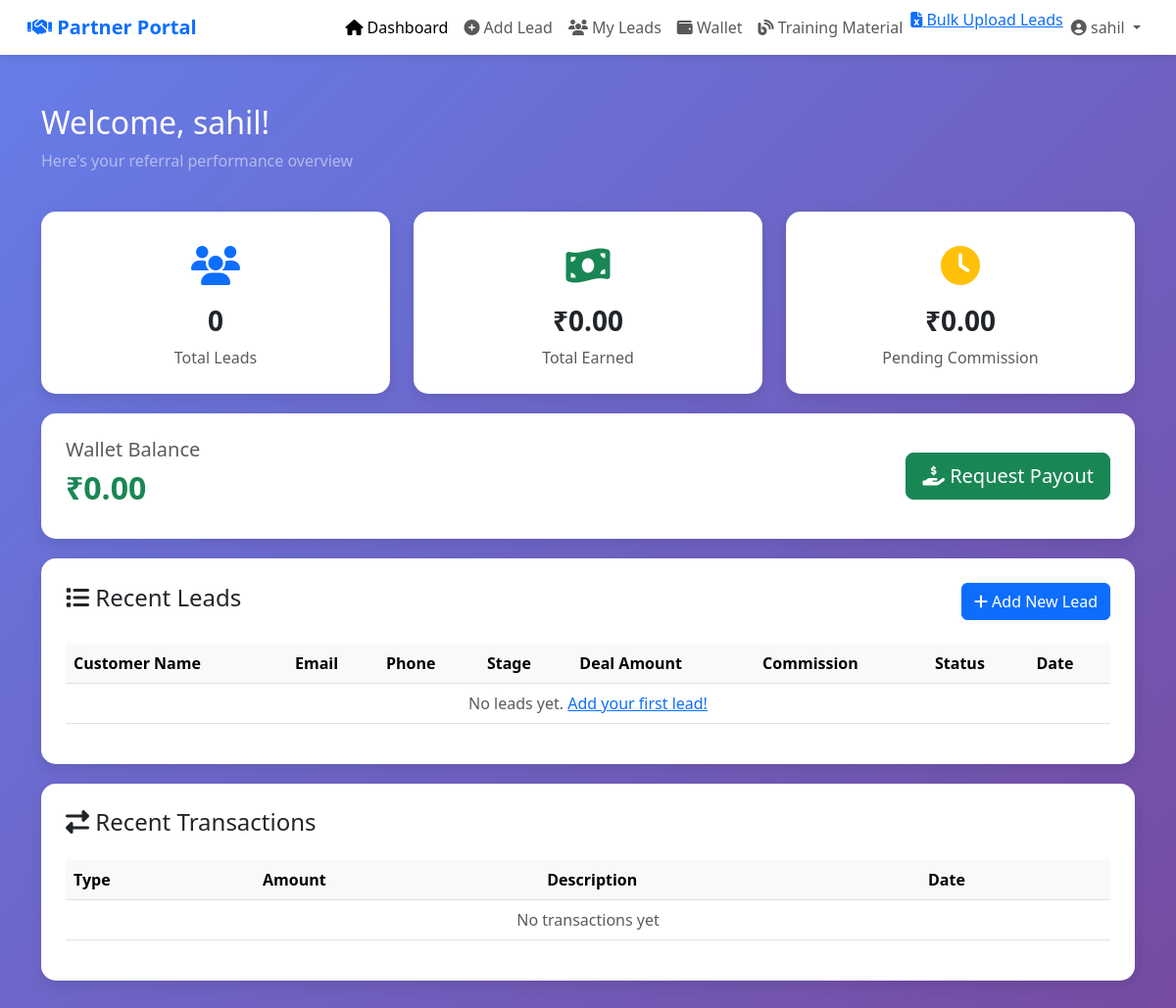
The page /dashboard/ (signed in) on the database as committed earlier.
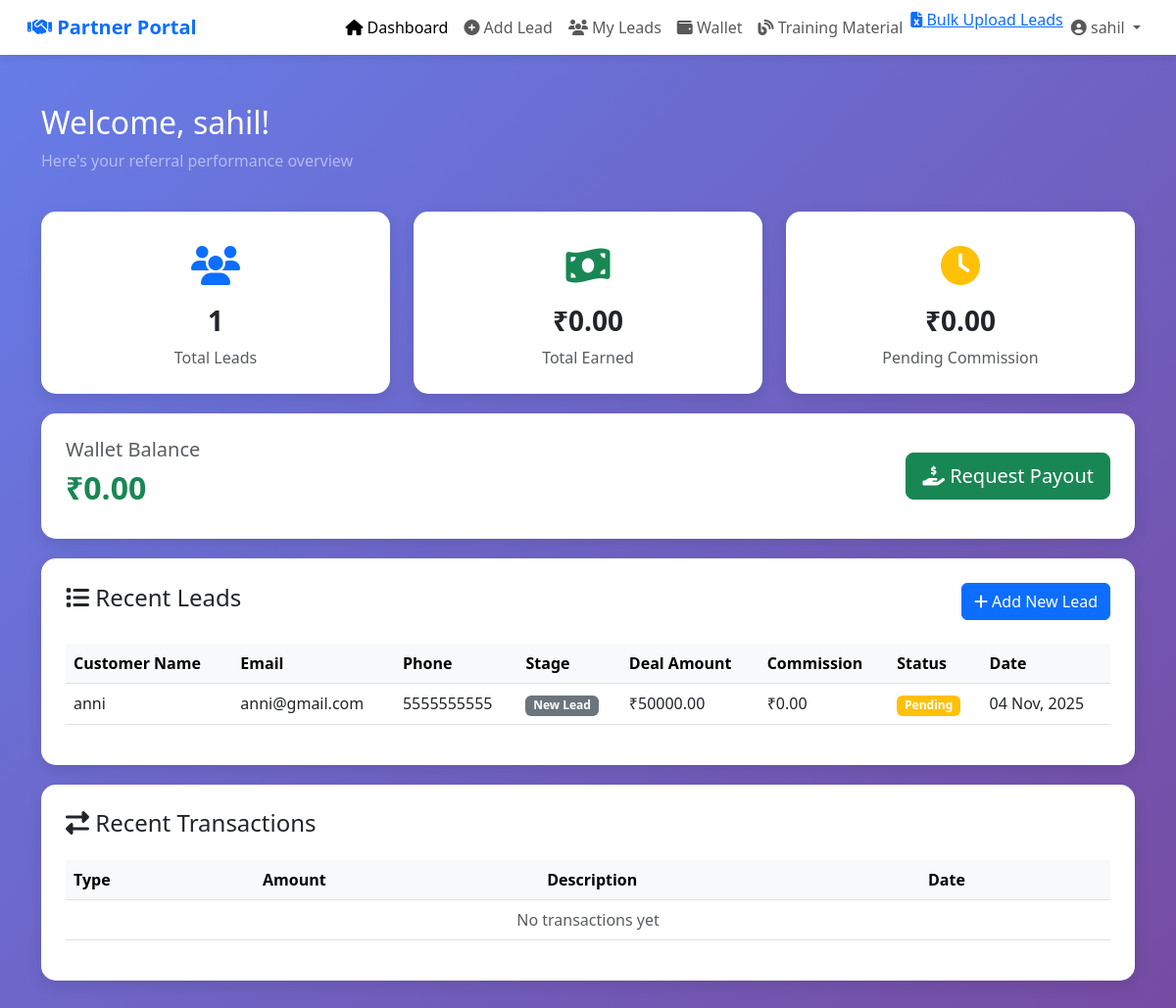
The same page on the database as committed later.
### referal_system/models.py (models this page shows, shortened)
class Lead(models.Model):
    LEAD_TYPE_CHOICES = [
        ('admin', 'Admin Lead'),
        ('partner_own', 'Partner Own Lead'),
        ('partner_referral', 'Partner Referral'),
    ]
    assigned_team_member = models.ForeignKey(
        'TeamMember',
        on_delete=models.SET_NULL,
        null=True,
        blank=True,
        related_name='assigned_leads'
    )
    partner = models.ForeignKey('Partner', on_delete=models.CASCADE, null=True, blank=True)
    customer_name = models.CharField(max_length=200)
    customer_email = models.EmailField()
    customer_phone = models.CharField(max_length=15)
    lead_type = models.CharField(max_length=20, choices=LEAD_TYPE_CHOICES, default='partner_own')
    stage = models.ForeignKey(LeadStage, on_delete=models.SET_NULL, null=True, blank=True)
    deal_amount = models.DecimalField(max_digits=10, decimal_places=2, default=0.00)
    commission_percent = models.DecimalField(max_digits=5, decimal_places=2, default=0.00)
    commission_amount = models.DecimalField(max_digits=10, decimal_places=2, default=0.00)
    commission_paid = models.BooleanField(default=False)
    additional_notes = models.TextField(blank=True, null=True)
    next_follow_up = models.DateField(null=True, blank=True)
    assigned_to_admin = models.BooleanField(default=False)
    assigned_date = models.DateTimeField(null=True, blank=True)
    created_at = models.DateTimeField(auto_now_add=True)
    updated_at = models.DateTimeField(auto_now=True)
    class Meta:
        ordering = ['-created_at']

class LeadStage(models.Model):
    name = models.CharField(max_length=100)
    order = models.IntegerField(default=0)
    created_by = models.ForeignKey(User, on_delete=models.CASCADE)
    created_at = models.DateTimeField(auto_now_add=True)
    class Meta:
        ordering = ['order']

### referal_system/views.py (the view)
# urls.py: path("dashboard/", views.partner_dashboard, name="partner_dashboard"),
@login_required
def partner_dashboard(request):
    if request.user.is_staff:
        return redirect('admin_dashboard')
    partner = get_object_or_404(Partner, user=request.user)
    total_leads = Lead.objects.filter(partner=partner).count()
    total_commission = Lead.objects.filter(partner=partner, commission_paid=True).aggregate(
        total=Sum('commission_amount'))['total'] or 0
    pending_commission = Lead.objects.filter(partner=partner, commission_paid=False).aggregate(
        total=Sum('commission_amount'))['total'] or 0
    recent_leads = Lead.objects.filter(partner=partner).order_by('-created_at')[:10]
    recent_transactions = Transaction.objects.filter(partner=partner).order_by('-created_at')[:10]
    context = {
        'partner': partner,
        'total_leads': total_leads,
        'total_commission': total_commission,
        'pending_commission': pending_commission,
        'recent_leads': recent_leads,
        'recent_transactions': recent_transactions,
    }
    return render(request, 'referal_system/partner_dashboard.html', context)

### referal_system/templates/referal_system/partner_dashboard.html (shortened to what the changed rows need)
{% extends 'referal_system/partner_base.html' %}
{% block content %}
<div class="container">
    <div class="row mb-4">
        <div class="col">
            <h2 class="text-white">Welcome, {{ partner.name }}!</h2>
        </div>
    </div>
    <div class="row">
        <div class="col-md-4">
            <div class="stats-card text-center">
                <div class="stats-icon text-primary">
                    <i class="fas fa-users"></i>
                </div>
                <h3 class="fw-bold">{{ total_leads }}</h3>
                <p class="text-muted mb-0">Total Leads</p>
            </div>
        </div>
    </div>
    <div class="row">
        <div class="col-12">
            <div class="stats-card">
                <div class="d-flex justify-content-between align-items-center">
                    <div>
                        <h2 class="fw-bold text-success">₹{{ partner.wallet_balance|floatformat:2 }}</h2>
                    </div>
                </div>
            </div>
        </div>
    </div>
    <div class="row">
        <div class="col-12">
            <div class="table-card">
                <div class="table-responsive">
                    <table class="table table-hover">
                        <thead class="table-light">
                            <tr>
                                <th>Customer Name</th>
                                <th>Email</th>
                                <th>Phone</th>
                                <th>Stage</th>
                                <th>Deal Amount</th>
                                <th>Commission</th>
                                <th>Status</th>
                                <th>Date</th>
                            </tr>
                        </thead>
                        <tbody>
                            {% for lead in recent_leads %}
                            <tr>
                                <td>{{ lead.customer_name }}</td>
                                <td>{{ lead.customer_email }}</td>
                                <td>{{ lead.customer_phone }}</td>
                                <td>
                                    {% if lead.stage %}
                                        <span class="badge bg-secondary">{{ lead.stage.name }}</span>
                                    {% else %}
                                        -
                                    {% endif %}
                                </td>
                                <td>₹{{ lead.deal_amount|floatformat:2 }}</td>
                                <td>₹{{ lead.commission_amount|floatformat:2 }}</td>
                                <td>
                                    {% if lead.commission_paid %}
                                        <span class="badge bg-success">Paid</span>
                                    {% else %}
                                        <span class="badge bg-warning">Pending</span>
                                    {% endif %}
                                </td>
                                <td>{{ lead.created_at|date:"d M, Y" }}</td>
                            </tr>
                            {% empty %}
                            <tr>
                                <td colspan="8" class="text-center text-muted">
                                    No leads yet. <a href="{% url 'partner_add_lead' %}">Add your first lead!</a>
                                </td>
                            </tr>
                            {% endfor %}
                        </tbody>
                    </table>
                </div>
            </div>
        </div>
    </div>
    <div class="row">
        <div class="col-12">
            <div class="table-card">
                <div class="table-responsive">
                    <table class="table table-hover">
                        <thead class="table-light">
                            <tr>
                                <th>Type</th>
                                <th>Amount</th>
                                <th>Description</th>
                                <th>Date</th>
                            </tr>
                        </thead>
                    </table>
                </div>
            </div>
        </div>
    </div>
</div>
{% endblock %}

Rows that differ between the two databases and show on the page:
added Lead: customer_name "anni", customer_email "anni@gmail.com", customer_phone "5555555555", stage.name "New Lead", deal_amount "50000.00", commission_amount "0.00", commission_paid "Pending", created_at "04 Nov, 2025"
Other text that changed with them:
{{ total_leads }}: "0" → "1"
text no longer shown: "No leads yet. Add your first lead!"
